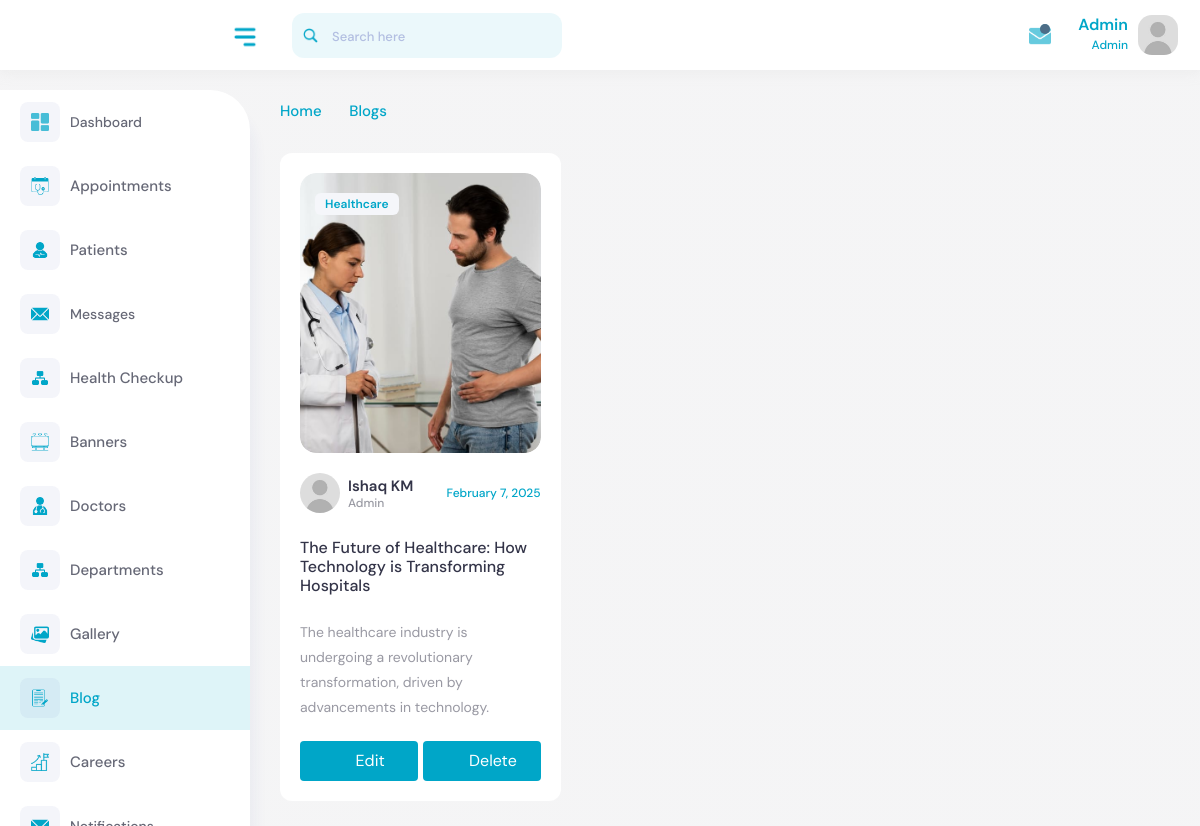
The app's page /account/blogs/ (signed in) with its own data.
### core/models.py (models this page shows, shortened)
class Blog(models.Model):
    image = models.ImageField(upload_to='blog_images/')
    category = models.CharField(max_length=50)
    createdAt = models.DateTimeField(auto_now_add=True)
    author = models.CharField(max_length=50)
    author_designation = models.CharField(max_length=50)
    content = RichTextField()
    status = models.BooleanField(default=True)
    tags = models.CharField(max_length=50, blank=True)  # Field to store tags
    slug = models.SlugField(unique=True, blank=True)
    heading = models.TextField()
    show_on_homepage = models.BooleanField(default=False)  # New field to control homepage display

### core/views.py (the view)
# urls.py: path('blogs/', views.frontend_blogs, name='frontend_blogs'),
@login_required(login_url='login')
def blogs(request):
    try:
        profile = Summary.objects.get(user=request.user)
    except ObjectDoesNotExist:
        msg.error(request,'Profile does not exist. You cannot access here.')
        return redirect('login')
    if profile:
        if profile.role == 'hr':
            return redirect('hr_dashboard')
        elif profile.role == 'media':
            return redirect('media_dashboard')  # Correctly redirect to media dashboard
        elif profile.role not in ['frontdesk', 'admin']:
            return redirect('homepage')
    else:
        return redirect('homepage')
    blogs = Blog.objects.all()
    context = {'blogs': blogs}
    return render(request, 'backend/blogs.html', context)

### templates/backend/blogs.html (shortened to what this page needs)
{% extends 'backend/base.html' %}
{% load static %}
{% block content %}
<div class="content">
    <div class="page-header">
        <div class="row">
            <div class="col-sm-12">
                <ul class="breadcrumb">
                    <li class="breadcrumb-item"><a href="#">Home </a></li>
                    <li class="breadcrumb-item"><i class="feather-chevron-right"></i></li>
                    <li class="breadcrumb-item active">Blogs</li>
                </ul>
            </div>
        </div>
    </div>
    <div class="row">
        {% for blog in blogs %}
            <div class="col-sm-6 col-md-6 col-xl-4">
                <div class="blog grid-blog">
                    <div class="blog-image">
                        <a href="#"><img class="img-fluid" src="{{blog.image.url}}" alt /></a>
                        <div class="blog-views">
                            <h5>{{blog.category}}</h5>
                        </div>
                    </div>
                    <div class="blog-content">
                        <div class="blog-grp-blk">
                            <div class="blog-img-blk">
                                <a href="#"><img class="img-fluid" src="{% static 'img/user.jpg' %}" alt /></a>
                                <div class="content-blk-blog ms-2">
                                    <h4><a href="#">{{blog.author}}</a></h4>
                                    <h5>{{blog.author_designation}}</h5>
                                </div>
                            </div>
                            <span><i class="feather-calendar me-1"></i>{{ blog.createdAt|date:"F j, Y" }}</span>
                        </div>
                        <h3 class="blog-title"><a href="#">{{blog.heading}}</a></h3>
                        <div class="blog_content">
                            <p>{{blog.content | safe}}</p>
                        </div>
                        <div class="buttons__ mt-3">
                            <a style="width: 49%" href="{% url 'update_blog' blog.slug %}">
                                <div class="edit__btn" style="width: 100%"><i class="fa-regular fa-pen-to-square"></i>Edit</div>
                            </a>
                            <a style="width: 49%" href="#" onclick="deleteBlog('{{ blog.id }}')">
                                <div class="edit__btn" style="width: 100%"><i class="fa-regular fa-trash-can"></i>Delete</div>
                            </a>
                        </div>
                    </div>
                </div>
            </div>
        {% endfor %}
    </div>
</div>
{% endblock content %}

### templates/backend/base.html (shortened to what this page needs)
<!DOCTYPE html>
{% load static %}
<html lang="en">
    <head>
        <link rel="stylesheet" type="text/css" href="{% static 'css/bootstrap.min.css' %}" />
        <link rel="stylesheet" href="{% static 'plugins/fontawesome/css/fontawesome.min.css' %}" />
        <link rel="stylesheet" href="{% static 'plugins/fontawesome/css/all.min.css' %}" />
        <link rel="stylesheet" type="text/css" href="{% static 'css/select2.min.css' %}" />
        <link rel="stylesheet" href="{% static 'plugins/datatables/datatables.min.css' %}" />
        <link rel="stylesheet" href="{% static 'css/feather.css' %}" />
        <link rel="stylesheet" type="text/css" href="{% static 'css/style.css' %}" />
    </head>
    <body>
        <div class="main-wrapper">
            <div class="header">
                <div class="header-left">
                    <a href="{% url 'dashboard' %}" class="logo"> <img src="{% static 'img/logo.png' %}" style="width: 180px" class="img-fluid" alt /> </a>
                </div>
                <a id="toggle_btn" href="javascript:void(0);"><img src="{% static 'img/icons/menu.png' %}" style="width: 30px;" alt /></a>
                <div class="top-nav-search mob-view">
                    <form>
                        <input type="text" class="form-control" placeholder="Search here" />
                        <a class="btn"><img src="{% static 'img/icons/search.png' %}" style="width: 15px;" alt /></a>
                    </form>
                </div>
                <ul class="nav user-menu float-end">
                    <li class="nav-item dropdown d-none d-md-block">
                        <a href="#" class="dropdown-toggle nav-link" data-bs-toggle="dropdown">
                            <img src="{% static 'img/icons/email.png' %}" style="width: 22px;" alt />
                            <span class="pulse"></span>
                        </a>
                    </li>
                    <li class="nav-item dropdown has-arrow user-profile-list">
                        <a href="#" class="dropdown-toggle nav-link user-link" data-bs-toggle="dropdown">
                            <div class="user-names">
                                <h5 style="text-transform: capitalize;">{{request.user.username}}</h5>
                                <span>Admin</span>
                            </div>
                            <span class="user-img">
                                <img src="{% static 'img/user.jpg' %}" alt="Admin" />
                            </span>
                        </a>
                    </li>
                </ul>
            </div>
            <div class="sidebar" id="sidebar">
                <div class="sidebar-inner slimscroll">
                    <div id="sidebar-menu" class="sidebar-menu">
                        <ul class="main">
                            <div class="sidebar__box dashboard_sidebar">
                                <a href="{% url 'dashboard' %}">
                                    <span class="menu-side"><img src="{% static 'img/icons/dashboard.png' %}" style="width: 18px;" alt /></span> <span> Dashboard </span>
                                </a>
                            </div>
                            <li class="submenu appointment_sidebar">
                                <a href="#">
                                    <span class="menu-side"><img src="{% static 'img/icons/appointment.png' %}" style="width: 18px;" alt /></span> <span> Appointments </span> <span class="menu-arrow"></span>
                                </a>
                            </li>
                            <li class="submenu patients_sidebar">
                                <a href="#">
                                    <span class="menu-side"><img src="{% static 'img/icons/healthy.png' %}" style="width: 18px;" alt /></span> <span>Patients </span> <span class="menu-arrow"></span>
                                </a>
                            </li>
                            <div class="sidebar__box messages_sidebar">
                                <a href="{% url 'messages' %}">
                                    <span class="menu-side"><img src="{% static 'img/icons/message.png' %}" style="width: 18px;" alt /></span> <span> Messages </span>
                                </a>
                            </div>
                            <li class="submenu health_checkup_sidebar">
                                <a href="#">
                                    <span class="menu-side"><img src="{% static 'img/icons/department.png' %}" style="width: 18px;" alt /></span> <span> Health Checkup </span> <span class="menu-arrow"></span>
                                </a>
                            </li>
                            <li class="submenu banner_sidebar">
                                <a href="#">
                                    <span class="menu-side"><img src="{% static 'img/icons/banner.png' %}" style="width: 18px;" alt /></span> <span> Banners </span> <span class="menu-arrow"></span>
                                </a>
                            </li>
                            <li class="submenu doctor_sidebar">
                                <a href="#">
                                    <span class="menu-side"><img src="{% static 'img/icons/doctor.png' %}" style="width: 18px;" alt /></span> <span> Doctors </span> <span class="menu-arrow"></span>
                                </a>
                            </li>
                            <li class="submenu department_sidebar">
                                <a href="#">
                                    <span class="menu-side"><img src="{% static 'img/icons/department.png' %}" style="width: 18px;" alt /></span> <span> Departments </span> <span class="menu-arrow"></span>
                                </a>
                            </li>
                            <li class="submenu gallery_sidebar">
                                <a href="#">
                                    <span class="menu-side"><img src="{% static 'img/icons/gallery.png' %}" style="width: 18px;" alt /></span> <span> Gallery</span> <span class="menu-arrow"></span>
                                </a>
                            </li>
                            <li class="submenu blogs_sidebar">
                                <a href="#">
                                    <span class="menu-side"><img src="{% static 'img/icons/blog.png' %}" style="width: 18px;" alt /></span> <span> Blog</span> <span class="menu-arrow"></span>
                                </a>
                            </li>
                            <li class="submenu career_sidebar">
                                <a href="#">
                                    <span class="menu-side"><img src="{% static 'img/icons/career.png' %}" style="width: 18px;" alt /></span> <span> Careers</span> <span class="menu-arrow"></span>
                                </a>
                            </li>
                            <div class="sidebar__box notifications_sidebar">
                                <a href="{% url 'notifications' %}">
                                    <span class="menu-side"><img src="{% static 'img/icons/message.png' %}" style="width: 18px;" alt /></span> <span> Notifications </span>
                                </a>
                            </div>
                        </ul>
                    </div>
                </div>
            </div>
            <div class="page-wrapper">
                {% block content %}
                {% endblock content %}
            </div>
        </div>
        <script src="{% static 'cdn-cgi/scripts/7d0fa10a/cloudflare-static/rocket-loader.min.js' %}" data-cf-settings="0809f830a9a7270f0d91c883-|49" defer></script></body>
    </body>
</html>

### static/css/feather.css (style rules this page uses)
[class^="feather-"], [class*=" feather-"] { font-family: 'feather' !important; speak: none; font-style: normal; font-weight: normal; font-variant: normal; text-transform: none; line-height: 1; -webkit-font-smoothing: antialiased; -moz-osx-font-smoothing: grayscale; }
.feather-calendar:before { content: "\e927"; }
.feather-chevron-right:before { content: "\e930"; }

### records on screen
Blog: image (picture), category "Healthcare", author "Ishaq KM", author_designation "Admin", createdAt "February 7, 2025", heading "The Future of Healthcare: How Technology is Transforming Hospitals", content "The healthcare industry is undergoing a revolutionary transformation, driven by advancements in technology.…"

### other values on screen
{{ request.user.username }} "Admin"
